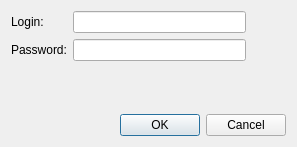
<?xml version="1.0" encoding="UTF-8"?>
<ui version="4.0">
 <class>LoginDialog</class>
 <widget class="QDialog" name="LoginDialog">
  <property name="geometry">
   <rect>
    <x>0</x>
    <y>0</y>
    <width>297</width>
    <height>147</height>
   </rect>
  </property>
  <property name="windowTitle">
   <string>Login Dialog</string>
  </property>
  <layout class="QVBoxLayout" name="verticalLayout">
   <item>
    <layout class="QHBoxLayout" name="horizontalLayout">
     <item>
      <layout class="QFormLayout" name="formLayout">
       <item row="0" column="0">
        <widget class="QLabel" name="loginLabel">
         <property name="text">
          <string>Login:</string>
         </property>
        </widget>
       </item>
       <item row="0" column="1">
        <widget class="QLineEdit" name="loginEdit"/>
       </item>
       <item row="1" column="0">
        <widget class="QLabel" name="passwordLabel">
         <property name="text">
          <string>Password:</string>
         </property>
        </widget>
       </item>
       <item row="1" column="1">
        <widget class="QLineEdit" name="passwordEdit">
         <property name="echoMode">
          <enum>QLineEdit::Password</enum>
         </property>
        </widget>
       </item>
      </layout>
     </item>
     <item>
      <spacer name="horizontalSpacer">
       <property name="orientation">
        <enum>Qt::Horizontal</enum>
       </property>
       <property name="sizeType">
        <enum>QSizePolicy::Preferred</enum>
       </property>
       <property name="sizeHint" stdset="0">
        <size>
         <width>40</width>
         <height>20</height>
        </size>
       </property>
      </spacer>
     </item>
    </layout>
   </item>
   <item>
    <widget class="QDialogButtonBox" name="buttonBox">
     <property name="orientation">
      <enum>Qt::Horizontal</enum>
     </property>
     <property name="standardButtons">
      <set>QDialogButtonBox::Cancel|QDialogButtonBox::Ok</set>
     </property>
    </widget>
   </item>
  </layout>
 </widget>
 <resources/>
 <connections>
  <connection>
   <sender>buttonBox</sender>
   <signal>rejected()</signal>
   <receiver>LoginDialog</receiver>
   <slot>reject()</slot>
   <hints>
    <hint type="sourcelabel">
     <x>316</x>
     <y>260</y>
    </hint>
    <hint type="destinationlabel">
     <x>286</x>
     <y>274</y>
    </hint>
   </hints>
  </connection>
 </connections>
</ui>
